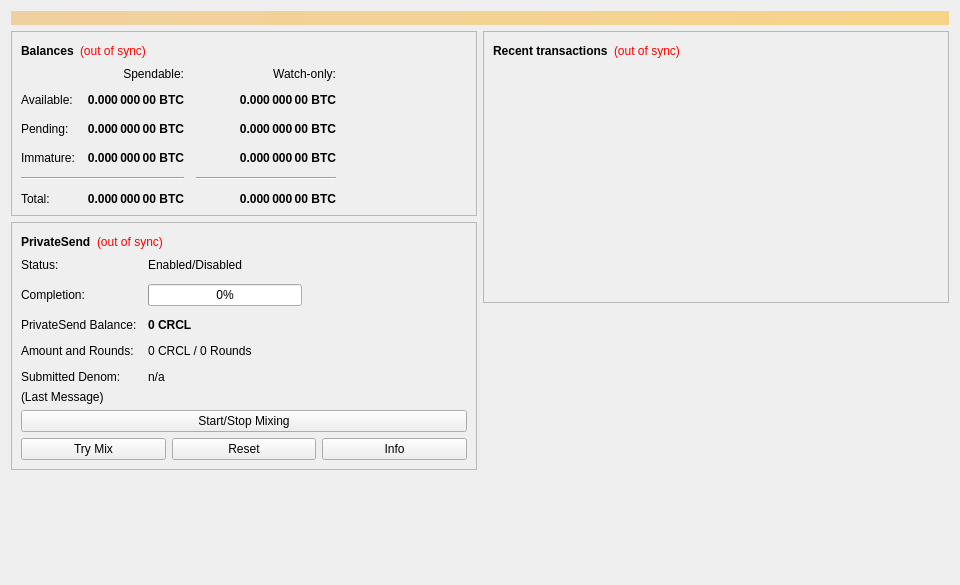
<?xml version="1.0" encoding="UTF-8"?>
<ui version="4.0">
 <class>OverviewPage</class>
 <widget class="QWidget" name="OverviewPage">
  <property name="geometry">
   <rect>
    <x>0</x>
    <y>0</y>
    <width>960</width>
    <height>585</height>
   </rect>
  </property>
  <property name="minimumSize">
   <size>
    <width>960</width>
    <height>0</height>
   </size>
  </property>
  <property name="windowTitle">
   <string>Form</string>
  </property>
  <layout class="QVBoxLayout" name="topLayout">
   <item>
    <widget class="QLabel" name="labelAlerts">
     <property name="visible">
      <bool>false</bool>
     </property>
     <property name="styleSheet">
      <string notr="true">background-color: qlineargradient(x1: 0, y1: 0, x2: 1, y2: 0, stop:0 #F0D0A0, stop:1 #F8D488); color:#000000;</string>
     </property>
     <property name="wordWrap">
      <bool>true</bool>
     </property>
     <property name="margin">
      <number>3</number>
     </property>
    </widget>
   </item>
   <item>
    <layout class="QHBoxLayout" name="horizontalLayout" stretch="1,1">
     <item>
      <layout class="QVBoxLayout" name="verticalLayout_2">
       <item>
        <widget class="QFrame" name="frame">
         <property name="frameShape">
          <enum>QFrame::StyledPanel</enum>
         </property>
         <property name="frameShadow">
          <enum>QFrame::Raised</enum>
         </property>
         <layout class="QVBoxLayout" name="verticalLayout_4">
          <item>
           <layout class="QHBoxLayout" name="horizontalLayout_4">
            <item>
             <widget class="QLabel" name="label_5">
              <property name="font">
               <font>
                <weight>75</weight>
                <bold>true</bold>
               </font>
              </property>
              <property name="text">
               <string>Balances</string>
              </property>
             </widget>
            </item>
            <item>
             <widget class="QLabel" name="labelWalletStatus">
              <property name="toolTip">
               <string>The displayed information may be out of date. Your wallet automatically synchronizes with the CRowdCLassic network after a connection is established, but this process has not completed yet.</string>
              </property>
              <property name="styleSheet">
               <string notr="true">QLabel { color: red; }</string>
              </property>
              <property name="text">
               <string notr="true">(out of sync)</string>
              </property>
              <property name="alignment">
               <set>Qt::AlignLeading|Qt::AlignLeft|Qt::AlignVCenter</set>
              </property>
             </widget>
            </item>
            <item>
             <spacer name="horizontalSpacer_3">
              <property name="orientation">
               <enum>Qt::Horizontal</enum>
              </property>
              <property name="sizeHint" stdset="0">
               <size>
                <width>40</width>
                <height>20</height>
               </size>
              </property>
             </spacer>
            </item>
           </layout>
          </item>
          <item>
           <layout class="QGridLayout" name="gridLayout">
            <property name="spacing">
             <number>12</number>
            </property>
            <item row="2" column="2">
             <widget class="QLabel" name="labelWatchPending">
              <property name="font">
               <font>
                <weight>75</weight>
                <bold>true</bold>
               </font>
              </property>
              <property name="cursor">
               <cursorShape>IBeamCursor</cursorShape>
              </property>
              <property name="toolTip">
               <string>Unconfirmed transactions to watch-only addresses</string>
              </property>
              <property name="text">
               <string notr="true">0.000 000 00 BTC</string>
              </property>
              <property name="alignment">
               <set>Qt::AlignRight|Qt::AlignTrailing|Qt::AlignVCenter</set>
              </property>
              <property name="textInteractionFlags">
               <set>Qt::LinksAccessibleByMouse|Qt::TextSelectableByKeyboard|Qt::TextSelectableByMouse</set>
              </property>
             </widget>
            </item>
            <item row="2" column="1">
             <widget class="QLabel" name="labelUnconfirmed">
              <property name="font">
               <font>
                <weight>75</weight>
                <bold>true</bold>
               </font>
              </property>
              <property name="cursor">
               <cursorShape>IBeamCursor</cursorShape>
              </property>
              <property name="toolTip">
               <string>Total of transactions that have yet to be confirmed, and do not yet count toward the spendable balance</string>
              </property>
              <property name="text">
               <string notr="true">0.000 000 00 BTC</string>
              </property>
              <property name="alignment">
               <set>Qt::AlignRight|Qt::AlignTrailing|Qt::AlignVCenter</set>
              </property>
              <property name="textInteractionFlags">
               <set>Qt::LinksAccessibleByMouse|Qt::TextSelectableByKeyboard|Qt::TextSelectableByMouse</set>
              </property>
             </widget>
            </item>
            <item row="3" column="2">
             <widget class="QLabel" name="labelWatchImmature">
              <property name="font">
               <font>
                <weight>75</weight>
                <bold>true</bold>
               </font>
              </property>
              <property name="cursor">
               <cursorShape>IBeamCursor</cursorShape>
              </property>
              <property name="toolTip">
               <string>Mined balance in watch-only addresses that has not yet matured</string>
              </property>
              <property name="text">
               <string notr="true">0.000 000 00 BTC</string>
              </property>
              <property name="alignment">
               <set>Qt::AlignRight|Qt::AlignTrailing|Qt::AlignVCenter</set>
              </property>
              <property name="textInteractionFlags">
               <set>Qt::LinksAccessibleByMouse|Qt::TextSelectableByKeyboard|Qt::TextSelectableByMouse</set>
              </property>
             </widget>
            </item>
            <item row="4" column="0" colspan="2">
             <widget class="Line" name="lineSpendableBalance">
              <property name="orientation">
               <enum>Qt::Horizontal</enum>
              </property>
             </widget>
            </item>
            <item row="4" column="2">
             <widget class="Line" name="lineWatchBalance">
              <property name="sizePolicy">
               <sizepolicy hsizetype="Preferred" vsizetype="Fixed">
                <horstretch>0</horstretch>
                <verstretch>0</verstretch>
               </sizepolicy>
              </property>
              <property name="minimumSize">
               <size>
                <width>140</width>
                <height>0</height>
               </size>
              </property>
              <property name="orientation">
               <enum>Qt::Horizontal</enum>
              </property>
             </widget>
            </item>
            <item row="5" column="0">
             <widget class="QLabel" name="labelTotalText">
              <property name="text">
               <string>Total:</string>
              </property>
             </widget>
            </item>
            <item row="3" column="1">
             <widget class="QLabel" name="labelImmature">
              <property name="font">
               <font>
                <weight>75</weight>
                <bold>true</bold>
               </font>
              </property>
              <property name="cursor">
               <cursorShape>IBeamCursor</cursorShape>
              </property>
              <property name="toolTip">
               <string>Mined balance that has not yet matured</string>
              </property>
              <property name="text">
               <string notr="true">0.000 000 00 BTC</string>
              </property>
              <property name="alignment">
               <set>Qt::AlignRight|Qt::AlignTrailing|Qt::AlignVCenter</set>
              </property>
              <property name="textInteractionFlags">
               <set>Qt::LinksAccessibleByMouse|Qt::TextSelectableByKeyboard|Qt::TextSelectableByMouse</set>
              </property>
             </widget>
            </item>
            <item row="2" column="3">
             <spacer name="horizontalSpacer_2">
              <property name="orientation">
               <enum>Qt::Horizontal</enum>
              </property>
              <property name="sizeHint" stdset="0">
               <size>
                <width>40</width>
                <height>20</height>
               </size>
              </property>
             </spacer>
            </item>
            <item row="3" column="0">
             <widget class="QLabel" name="labelImmatureText">
              <property name="text">
               <string>Immature:</string>
              </property>
             </widget>
            </item>
            <item row="5" column="1">
             <widget class="QLabel" name="labelTotal">
              <property name="font">
               <font>
                <weight>75</weight>
                <bold>true</bold>
               </font>
              </property>
              <property name="cursor">
               <cursorShape>IBeamCursor</cursorShape>
              </property>
              <property name="toolTip">
               <string>Your current total balance</string>
              </property>
              <property name="text">
               <string notr="true">0.000 000 00 BTC</string>
              </property>
              <property name="alignment">
               <set>Qt::AlignRight|Qt::AlignTrailing|Qt::AlignVCenter</set>
              </property>
              <property name="textInteractionFlags">
               <set>Qt::LinksAccessibleByMouse|Qt::TextSelectableByKeyboard|Qt::TextSelectableByMouse</set>
              </property>
             </widget>
            </item>
            <item row="5" column="2">
             <widget class="QLabel" name="labelWatchTotal">
              <property name="font">
               <font>
                <weight>75</weight>
                <bold>true</bold>
               </font>
              </property>
              <property name="cursor">
               <cursorShape>IBeamCursor</cursorShape>
              </property>
              <property name="toolTip">
               <string>Current total balance in watch-only addresses</string>
              </property>
              <property name="text">
               <string notr="true">0.000 000 00 BTC</string>
              </property>
              <property name="alignment">
               <set>Qt::AlignRight|Qt::AlignTrailing|Qt::AlignVCenter</set>
              </property>
              <property name="textInteractionFlags">
               <set>Qt::LinksAccessibleByMouse|Qt::TextSelectableByKeyboard|Qt::TextSelectableByMouse</set>
              </property>
             </widget>
            </item>
            <item row="0" column="2">
             <widget class="QLabel" name="labelWatchonly">
              <property name="text">
               <string>Watch-only:</string>
              </property>
              <property name="alignment">
               <set>Qt::AlignRight|Qt::AlignTrailing|Qt::AlignVCenter</set>
              </property>
             </widget>
            </item>
            <item row="1" column="0">
             <widget class="QLabel" name="labelBalanceText">
              <property name="text">
               <string>Available:</string>
              </property>
             </widget>
            </item>
            <item row="1" column="1">
             <widget class="QLabel" name="labelBalance">
              <property name="font">
               <font>
                <weight>75</weight>
                <bold>true</bold>
               </font>
              </property>
              <property name="cursor">
               <cursorShape>IBeamCursor</cursorShape>
              </property>
              <property name="toolTip">
               <string>Your current spendable balance</string>
              </property>
              <property name="text">
               <string notr="true">0.000 000 00 BTC</string>
              </property>
              <property name="alignment">
               <set>Qt::AlignRight|Qt::AlignTrailing|Qt::AlignVCenter</set>
              </property>
              <property name="textInteractionFlags">
               <set>Qt::LinksAccessibleByMouse|Qt::TextSelectableByKeyboard|Qt::TextSelectableByMouse</set>
              </property>
             </widget>
            </item>
            <item row="1" column="2">
             <widget class="QLabel" name="labelWatchAvailable">
              <property name="font">
               <font>
                <weight>75</weight>
                <bold>true</bold>
               </font>
              </property>
              <property name="cursor">
               <cursorShape>IBeamCursor</cursorShape>
              </property>
              <property name="toolTip">
               <string>Your current balance in watch-only addresses</string>
              </property>
              <property name="text">
               <string notr="true">0.000 000 00 BTC</string>
              </property>
              <property name="alignment">
               <set>Qt::AlignRight|Qt::AlignTrailing|Qt::AlignVCenter</set>
              </property>
              <property name="textInteractionFlags">
               <set>Qt::LinksAccessibleByMouse|Qt::TextSelectableByKeyboard|Qt::TextSelectableByMouse</set>
              </property>
             </widget>
            </item>
            <item row="2" column="0">
             <widget class="QLabel" name="labelPendingText">
              <property name="text">
               <string>Pending:</string>
              </property>
             </widget>
            </item>
            <item row="0" column="1">
             <widget class="QLabel" name="labelSpendable">
              <property name="text">
               <string>Spendable:</string>
              </property>
              <property name="alignment">
               <set>Qt::AlignRight|Qt::AlignTrailing|Qt::AlignVCenter</set>
              </property>
             </widget>
            </item>
           </layout>
          </item>
         </layout>
        </widget>
       </item>
       <item>
        <widget class="QFrame" name="framePrivateSend">
         <property name="layoutDirection">
          <enum>Qt::LeftToRight</enum>
         </property>
         <property name="frameShape">
          <enum>QFrame::StyledPanel</enum>
         </property>
         <property name="frameShadow">
          <enum>QFrame::Raised</enum>
         </property>
         <layout class="QVBoxLayout" name="VerticalLayout_PS1">
          <item>
           <layout class="QHBoxLayout" name="horizontalLayout_5">
            <item>
             <widget class="QLabel" name="labelPrivateSendHeader">
              <property name="font">
               <font>
                <weight>75</weight>
                <bold>true</bold>
               </font>
              </property>
              <property name="text">
               <string>PrivateSend</string>
              </property>
             </widget>
            </item>
            <item>
             <widget class="QLabel" name="labelPrivateSendSyncStatus">
              <property name="toolTip">
               <string>The displayed information may be out of date. Your wallet automatically synchronizes with the CRowdCLassic network after a connection is established, but this process has not completed yet.</string>
              </property>
              <property name="styleSheet">
               <string notr="true">QLabel { color: red; }</string>
              </property>
              <property name="text">
               <string notr="true">(out of sync)</string>
              </property>
              <property name="alignment">
               <set>Qt::AlignLeading|Qt::AlignLeft|Qt::AlignVCenter</set>
              </property>
             </widget>
            </item>
            <item>
             <spacer name="horizontalSpacer_4">
              <property name="orientation">
               <enum>Qt::Horizontal</enum>
              </property>
              <property name="sizeHint" stdset="0">
               <size>
                <width>40</width>
                <height>20</height>
               </size>
              </property>
             </spacer>
            </item>
           </layout>
          </item>
          <item>
           <layout class="QFormLayout" name="privateSendFormLayout">
            <property name="fieldGrowthPolicy">
             <enum>QFormLayout::AllNonFixedFieldsGrow</enum>
            </property>
            <property name="horizontalSpacing">
             <number>11</number>
            </property>
            <property name="verticalSpacing">
             <number>12</number>
            </property>
            <item row="0" column="0">
             <widget class="QLabel" name="labelPrivateSendEnabledText">
              <property name="text">
               <string>Status:</string>
              </property>
             </widget>
            </item>
            <item row="0" column="1">
             <widget class="QLabel" name="labelPrivateSendEnabled">
              <property name="text">
               <string>Enabled/Disabled</string>
              </property>
             </widget>
            </item>
            <item row="1" column="0">
             <widget class="QLabel" name="labelCompletitionText">
              <property name="text">
               <string>Completion:</string>
              </property>
             </widget>
            </item>
            <item row="1" column="1">
             <widget class="QProgressBar" name="privateSendProgress">
              <property name="maximumSize">
               <size>
                <width>154</width>
                <height>16777215</height>
               </size>
              </property>
              <property name="value">
               <number>0</number>
              </property>
             </widget>
            </item>
            <item row="2" column="0">
             <widget class="QLabel" name="labelAnonymizedText">
              <property name="text">
               <string>PrivateSend Balance:</string>
              </property>
             </widget>
            </item>
            <item row="2" column="1">
             <widget class="QLabel" name="labelAnonymized">
              <property name="font">
               <font>
                <weight>75</weight>
                <bold>true</bold>
               </font>
              </property>
              <property name="text">
               <string notr="true">0 CRCL</string>
              </property>
             </widget>
            </item>
            <item row="3" column="0">
             <widget class="QLabel" name="labelAmountAndRoundsText">
              <property name="text">
               <string>Amount and Rounds:</string>
              </property>
             </widget>
            </item>
            <item row="3" column="1">
             <widget class="QLabel" name="labelAmountRounds">
              <property name="text">
               <string>0 CRCL / 0 Rounds</string>
              </property>
             </widget>
            </item>
            <item row="4" column="0">
             <widget class="QLabel" name="labelSubmittedDenomText">
              <property name="text">
               <string>Submitted Denom:</string>
              </property>
             </widget>
            </item>
            <item row="4" column="1">
             <widget class="QLabel" name="labelSubmittedDenom">
              <property name="toolTip">
               <string>The denominations you submitted to the Masternode.&lt;br&gt;To mix, other users must submit the exact same denominations.</string>
              </property>
              <property name="text">
               <string>n/a</string>
              </property>
             </widget>
            </item>
           </layout>
          </item>
          <item>
           <layout class="QVBoxLayout" name="VerticalLayout_PS">
            <item>
             <widget class="QLabel" name="labelPrivateSendLastMessage">
              <property name="text">
               <string>(Last Message)</string>
              </property>
              <property name="alignment">
               <set>Qt::AlignLeading|Qt::AlignLeft|Qt::AlignTop</set>
              </property>
              <property name="wordWrap">
               <bool>true</bool>
              </property>
             </widget>
            </item>
            <item>
             <widget class="QPushButton" name="togglePrivateSend">
              <property name="sizePolicy">
               <sizepolicy hsizetype="MinimumExpanding" vsizetype="Fixed">
                <horstretch>0</horstretch>
                <verstretch>0</verstretch>
               </sizepolicy>
              </property>
              <property name="text">
               <string>Start/Stop Mixing</string>
              </property>
             </widget>
            </item>
            <item>
             <layout class="QHBoxLayout" name="horizontalLayout_debugbuttons">
              <item>
               <widget class="QPushButton" name="privateSendAuto">
                <property name="sizePolicy">
                 <sizepolicy hsizetype="MinimumExpanding" vsizetype="Fixed">
                  <horstretch>0</horstretch>
                  <verstretch>0</verstretch>
                 </sizepolicy>
                </property>
                <property name="toolTip">
                 <string>Try to manually submit a PrivateSend request.</string>
                </property>
                <property name="text">
                 <string>Try Mix</string>
                </property>
               </widget>
              </item>
              <item>
               <widget class="QPushButton" name="privateSendReset">
                <property name="sizePolicy">
                 <sizepolicy hsizetype="MinimumExpanding" vsizetype="Fixed">
                  <horstretch>0</horstretch>
                  <verstretch>0</verstretch>
                 </sizepolicy>
                </property>
                <property name="toolTip">
                 <string>Reset the current status of PrivateSend (can interrupt PrivateSend if it's in the process of Mixing, which can cost you money!)</string>
                </property>
                <property name="autoFillBackground">
                 <bool>false</bool>
                </property>
                <property name="text">
                 <string>Reset</string>
                </property>
               </widget>
              </item>
              <item>
               <widget class="QPushButton" name="privateSendInfo">
                <property name="sizePolicy">
                 <sizepolicy hsizetype="MinimumExpanding" vsizetype="Fixed">
                  <horstretch>0</horstretch>
                  <verstretch>0</verstretch>
                 </sizepolicy>
                </property>
                <property name="toolTip">
                 <string>Information about PrivateSend and Mixing</string>
                </property>
                <property name="text">
                 <string>Info</string>
                </property>
               </widget>
              </item>
             </layout>
            </item>
           </layout>
          </item>
         </layout>
        </widget>
       </item>
       <item>
        <spacer name="verticalSpacer">
         <property name="orientation">
          <enum>Qt::Vertical</enum>
         </property>
         <property name="sizeHint" stdset="0">
          <size>
           <width>20</width>
           <height>40</height>
          </size>
         </property>
        </spacer>
       </item>
      </layout>
     </item>
     <item>
      <layout class="QVBoxLayout" name="verticalLayout_3">
       <item>
        <widget class="QFrame" name="frame_2">
         <property name="frameShape">
          <enum>QFrame::StyledPanel</enum>
         </property>
         <property name="frameShadow">
          <enum>QFrame::Raised</enum>
         </property>
         <layout class="QVBoxLayout" name="verticalLayout">
          <item>
           <layout class="QHBoxLayout" name="horizontalLayout_2">
            <item>
             <widget class="QLabel" name="label_4">
              <property name="font">
               <font>
                <weight>75</weight>
                <bold>true</bold>
               </font>
              </property>
              <property name="text">
               <string>Recent transactions</string>
              </property>
             </widget>
            </item>
            <item>
             <widget class="QLabel" name="labelTransactionsStatus">
              <property name="toolTip">
               <string>The displayed information may be out of date. Your wallet automatically synchronizes with the CRowdCLassic network after a connection is established, but this process has not completed yet.</string>
              </property>
              <property name="styleSheet">
               <string notr="true">QLabel { color: red; }</string>
              </property>
              <property name="text">
               <string notr="true">(out of sync)</string>
              </property>
              <property name="alignment">
               <set>Qt::AlignLeading|Qt::AlignLeft|Qt::AlignVCenter</set>
              </property>
             </widget>
            </item>
            <item>
             <spacer name="horizontalSpacer">
              <property name="orientation">
               <enum>Qt::Horizontal</enum>
              </property>
              <property name="sizeHint" stdset="0">
               <size>
                <width>40</width>
                <height>20</height>
               </size>
              </property>
             </spacer>
            </item>
           </layout>
          </item>
          <item>
           <widget class="QListView" name="listTransactions">
            <property name="styleSheet">
             <string notr="true">QListView { background: transparent; }</string>
            </property>
            <property name="frameShape">
             <enum>QFrame::NoFrame</enum>
            </property>
            <property name="verticalScrollBarPolicy">
             <enum>Qt::ScrollBarAlwaysOff</enum>
            </property>
            <property name="horizontalScrollBarPolicy">
             <enum>Qt::ScrollBarAlwaysOff</enum>
            </property>
            <property name="selectionMode">
             <enum>QAbstractItemView::NoSelection</enum>
            </property>
           </widget>
          </item>
         </layout>
        </widget>
       </item>
       <item>
        <spacer name="verticalSpacer_2">
         <property name="orientation">
          <enum>Qt::Vertical</enum>
         </property>
         <property name="sizeHint" stdset="0">
          <size>
           <width>20</width>
           <height>40</height>
          </size>
         </property>
        </spacer>
       </item>
      </layout>
     </item>
    </layout>
   </item>
  </layout>
 </widget>
 <resources/>
 <connections/>
</ui>
